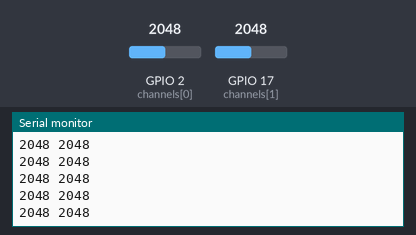
Recording of a sketch running on a simulated ESP32. Shown: the last lines printed to the serial monitor. Inputs (shaded band) come from the test bench; at power-on: GPIO 2 (channels[0]) = 2048, GPIO 17 (channels[1]) = 2048.

Above: at 1.6 s.
1.7 s: GPIO 2 (channels[0]) set to 2866
At 1.81 s:
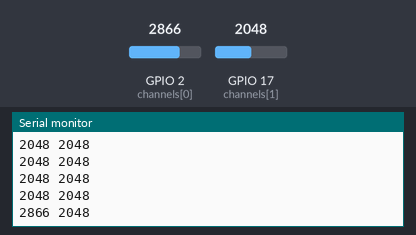
3.2 s: GPIO 17 (channels[1]) set to 2866
At 3.21 s:
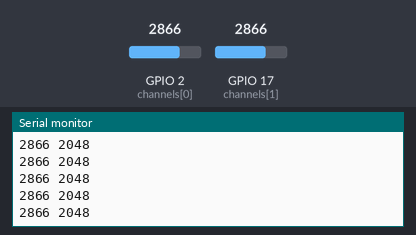
4.7 s: GPIO 2 (channels[0]) set to 3603
At 4.71 s:
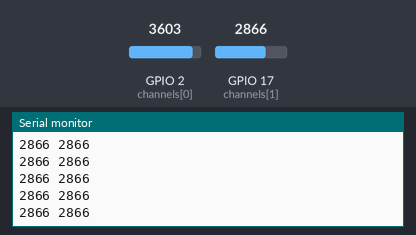
6.2 s: GPIO 17 (channels[1]) set to 3603
At 6.21 s:
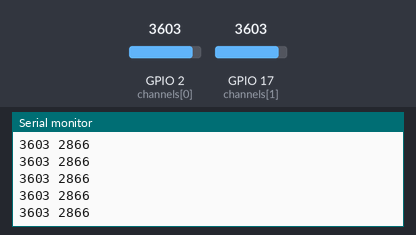
Timing chart, 0 to 8.7 s (numbered marks = the images above; inputs shaded):
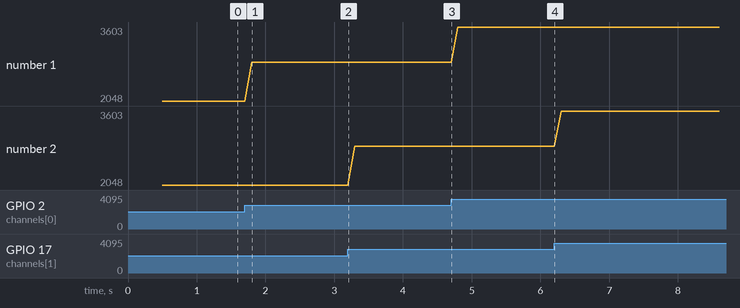

Measured:
- after the input at 1.7 s, the serial monitor: prints a new line after 0.10 s (image 1)
- plotted number 1: 2048 → 2866 after the input at 1.7 s, 2866 → 3603 after the input at 4.7 s

The sketch:

ADC_ttgo-t-display.ino
```cpp
// Author: Steffen Frahm, ksf@hst.aau.dk
hw_timer_t* timer = NULL;


/** baudrate must be larger than
  BAUDRATE > MICROSECONDS_BETWEEN_SAMPLES * (number of channels) * 8 * 7
  i.e. if we are using 2 channels, at 1ms sampling rate, the minimum baudrate we can use is 115200
  These are the standard value options: 9600, 115200, 256000, 512000, 921600
 */
#define BAUDRATE 115200  // bits (not bytes) transfered per second.

#define MICROSECONDS_BETWEEN_SAMPLES 100000  // 1000 microseconds = 1 msec
uint8_t channels[] = { 2, 17 };                // specify the gpio# where there is adc functionality.


/** DO NOT CHANGE ANYTHING BELOW HERE!!!!! */
int number_of_channels = sizeof(channels);
int* sensorValue = (int*)malloc(number_of_channels * sizeof(int));
short new_sample;

void IRAM_ATTR onTimer() {
  for (int i = 0; i < number_of_channels; i++) {
    sensorValue[i] = analogRead(channels[i]);
  }
  for (int i = 0; i < number_of_channels - 1; i++)  // run to N-1 channels (last channel needs println)
  {
    Serial.print(sensorValue[i]);
    Serial.print(" ");
  }
  Serial.println(sensorValue[number_of_channels - 1]);  // send last channel with line feed
}

void setup() {
  // put your setup code here, to run once:
  Serial.begin(BAUDRATE);       // Initialize the UART and set the baudrate
  delay(400);                   // Delay for letting the uart be ready for transmission
  timer = timerBegin(1000000);  // updaterate is 1.000.000 Hz
  timerAttachInterrupt(timer, &onTimer);
  timerAlarm(timer, MICROSECONDS_BETWEEN_SAMPLES, true, 0);
}

void loop() {
  delay(1);  // just to make sure that loop does something
}
```
